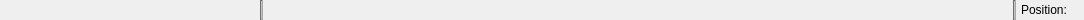
<?xml version="1.0" encoding="UTF-8"?>
<ui version="4.0">
 <class>StatusBar</class>
 <widget class="QMainWindow" name="StatusBar">
  <property name="geometry">
   <rect>
    <x>0</x>
    <y>0</y>
    <width>1084</width>
    <height>20</height>
   </rect>
  </property>
  <property name="minimumSize">
   <size>
    <width>0</width>
    <height>12</height>
   </size>
  </property>
  <property name="maximumSize">
   <size>
    <width>16777215</width>
    <height>20</height>
   </size>
  </property>
  <property name="windowTitle">
   <string>StatusBar</string>
  </property>
  <property name="layoutDirection">
   <enum>Qt::LeftToRight</enum>
  </property>
  <widget class="QWidget" name="centralWidget">
   <property name="minimumSize">
    <size>
     <width>0</width>
     <height>0</height>
    </size>
   </property>
   <property name="maximumSize">
    <size>
     <width>16777215</width>
     <height>20</height>
    </size>
   </property>
   <property name="styleSheet">
    <string notr="true"/>
   </property>
   <layout class="QVBoxLayout">
    <property name="spacing">
     <number>0</number>
    </property>
    <property name="margin">
     <number>0</number>
    </property>
    <item>
     <widget class="QWidget" name="statusBar" native="true">
      <property name="sizePolicy">
       <sizepolicy hsizetype="Preferred" vsizetype="Maximum">
        <horstretch>0</horstretch>
        <verstretch>0</verstretch>
       </sizepolicy>
      </property>
      <property name="maximumSize">
       <size>
        <width>16777215</width>
        <height>20</height>
       </size>
      </property>
      <property name="layoutDirection">
       <enum>Qt::LeftToRight</enum>
      </property>
      <property name="styleSheet">
       <string notr="true"/>
      </property>
      <layout class="QHBoxLayout" name="statusBarLayout">
       <property name="spacing">
        <number>5</number>
       </property>
       <property name="margin">
        <number>0</number>
       </property>
       <item>
        <widget class="QWidget" name="widget_3" native="true">
         <property name="sizePolicy">
          <sizepolicy hsizetype="Fixed" vsizetype="Preferred">
           <horstretch>0</horstretch>
           <verstretch>0</verstretch>
          </sizepolicy>
         </property>
         <property name="minimumSize">
          <size>
           <width>255</width>
           <height>0</height>
          </size>
         </property>
         <property name="maximumSize">
          <size>
           <width>255</width>
           <height>16777215</height>
          </size>
         </property>
         <layout class="QHBoxLayout" name="errorLayout">
          <property name="spacing">
           <number>0</number>
          </property>
          <property name="margin">
           <number>0</number>
          </property>
         </layout>
        </widget>
       </item>
       <item>
        <widget class="Line" name="line">
         <property name="styleSheet">
          <string notr="true">background-color: rgb(168, 168, 168);</string>
         </property>
         <property name="orientation">
          <enum>Qt::Vertical</enum>
         </property>
        </widget>
       </item>
       <item>
        <spacer name="horizontalSpacer">
         <property name="orientation">
          <enum>Qt::Horizontal</enum>
         </property>
         <property name="sizeType">
          <enum>QSizePolicy::Expanding</enum>
         </property>
         <property name="sizeHint" stdset="0">
          <size>
           <width>40</width>
           <height>20</height>
          </size>
         </property>
        </spacer>
       </item>
       <item>
        <widget class="QWidget" name="widget_2" native="true">
         <property name="sizePolicy">
          <sizepolicy hsizetype="Maximum" vsizetype="Preferred">
           <horstretch>0</horstretch>
           <verstretch>0</verstretch>
          </sizepolicy>
         </property>
         <property name="maximumSize">
          <size>
           <width>550</width>
           <height>16777215</height>
          </size>
         </property>
         <layout class="QHBoxLayout" name="glanceLayout">
          <property name="spacing">
           <number>0</number>
          </property>
          <property name="margin">
           <number>0</number>
          </property>
         </layout>
        </widget>
       </item>
       <item>
        <widget class="Line" name="line_2">
         <property name="styleSheet">
          <string notr="true">
background-color: rgb(168, 168, 168);</string>
         </property>
         <property name="orientation">
          <enum>Qt::Vertical</enum>
         </property>
        </widget>
       </item>
       <item>
        <widget class="QLabel" name="label">
         <property name="sizePolicy">
          <sizepolicy hsizetype="Fixed" vsizetype="Fixed">
           <horstretch>0</horstretch>
           <verstretch>0</verstretch>
          </sizepolicy>
         </property>
         <property name="maximumSize">
          <size>
           <width>60</width>
           <height>16777215</height>
          </size>
         </property>
         <property name="text">
          <string>Position: </string>
         </property>
        </widget>
       </item>
       <item>
        <widget class="QWidget" name="widget" native="true">
         <property name="maximumSize">
          <size>
           <width>120</width>
           <height>16777215</height>
          </size>
         </property>
         <layout class="QHBoxLayout" name="horizontalLayout">
          <property name="spacing">
           <number>0</number>
          </property>
          <property name="margin">
           <number>0</number>
          </property>
          <item>
           <widget class="QLabel" name="positionLabel">
            <property name="sizePolicy">
             <sizepolicy hsizetype="Fixed" vsizetype="Minimum">
              <horstretch>0</horstretch>
              <verstretch>0</verstretch>
             </sizepolicy>
            </property>
            <property name="maximumSize">
             <size>
              <width>125</width>
              <height>16777215</height>
             </size>
            </property>
            <property name="font">
             <font>
              <pointsize>10</pointsize>
             </font>
            </property>
            <property name="layoutDirection">
             <enum>Qt::LeftToRight</enum>
            </property>
            <property name="text">
             <string/>
            </property>
            <property name="alignment">
             <set>Qt::AlignLeading|Qt::AlignLeft|Qt::AlignVCenter</set>
            </property>
           </widget>
          </item>
         </layout>
        </widget>
       </item>
      </layout>
     </widget>
    </item>
   </layout>
  </widget>
 </widget>
 <layoutdefault spacing="6" margin="11"/>
 <resources/>
 <connections/>
</ui>
